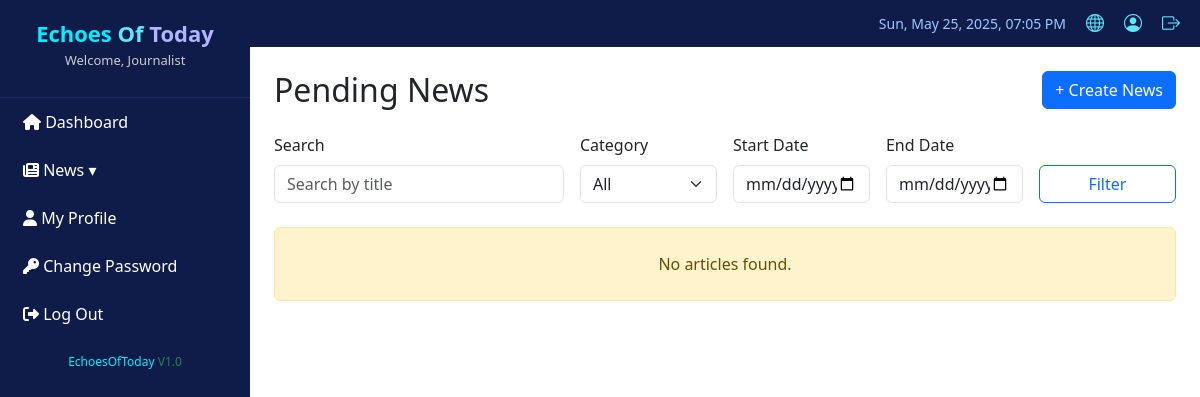
The page /journalist/newsByStatus.php?status=pending_review on the database as committed earlier.
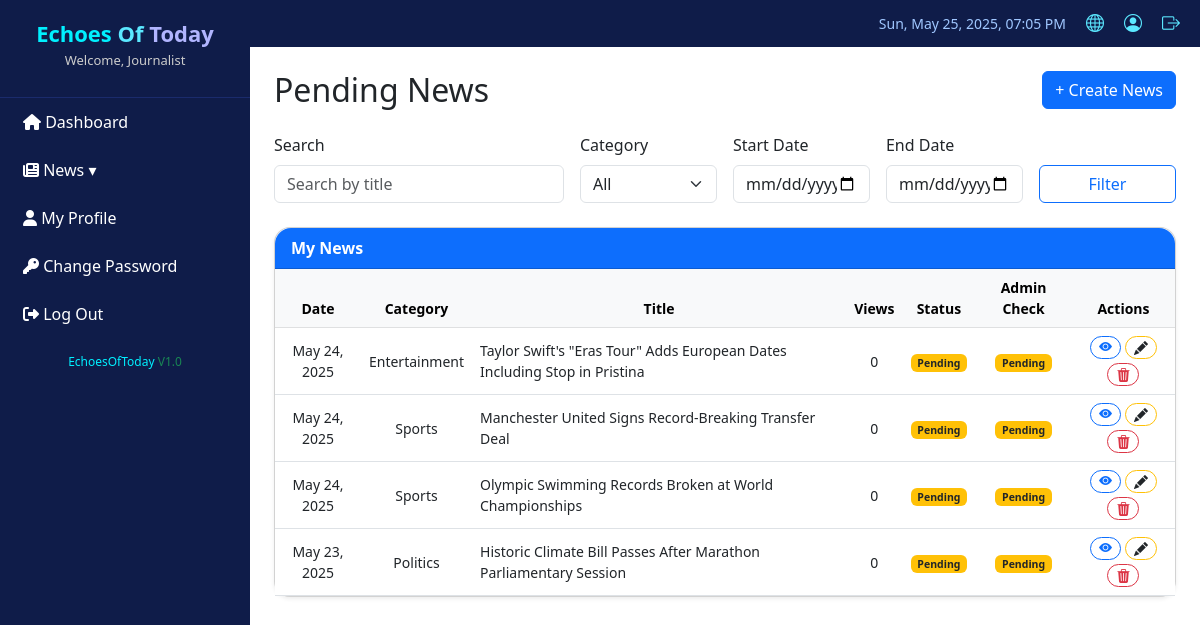
The same page on the database as committed later.
### tables this page shows
CREATE TABLE `articles` (
  `id` int(11) NOT NULL,
  `title` varchar(255) NOT NULL,
  `slug` varchar(255) NOT NULL,
  `content` longtext NOT NULL,
  `excerpt` text DEFAULT NULL,
  `featured_image` varchar(255) DEFAULT NULL,
  `author_id` int(11) NOT NULL,
  `category_id` int(11) NOT NULL,
  `status` enum('pending_review','published','rejected') DEFAULT 'pending_review',
  `is_featured` tinyint(1) DEFAULT 0,
  `trending` tinyint(1) DEFAULT 0,
  `youtube_link` varchar(255) DEFAULT NULL,
  `has_video` tinyint(1) DEFAULT 0,
  `view_count` int(11) DEFAULT 0,
  `published_at` timestamp NULL DEFAULT NULL,
  `created_at` timestamp NOT NULL DEFAULT current_timestamp(),
  `updated_at` timestamp NOT NULL DEFAULT current_timestamp() ON UPDATE current_timestamp(),
  `tags` varchar(255) DEFAULT NULL
);

CREATE TABLE `categories` (
  `id` int(11) NOT NULL,
  `name` varchar(50) NOT NULL,
  `slug` varchar(50) NOT NULL,
  `description` text DEFAULT NULL,
  `is_active` tinyint(1) DEFAULT 1,
  `display_order` int(11) DEFAULT 0,
  `created_at` timestamp NOT NULL DEFAULT current_timestamp(),
  `updated_at` timestamp NOT NULL DEFAULT current_timestamp() ON UPDATE current_timestamp()
);

### journalist/newsByStatus.php (the view, shortened to what the changed rows need)
<?php
include('../includes/db_connection.php');
$journalist_id = $_SESSION['user_id'] ?? 2;
$journalist_id = intval($journalist_id);
$allowed_statuses = [
  'published' => 'Approved News',
  'rejected' => 'Rejected News',
  'pending_review' => 'Pending News'
];
$status_filter = $_GET['status'] ?? '';
$page_title = $allowed_statuses[$status_filter];
?>
<!DOCTYPE html>
<html lang="en">
<head>
  <link rel="stylesheet" href="css/journalist_style.css">
  <link href="https://cdn.jsdelivr.net/npm/bootstrap@5.3.0/dist/css/bootstrap.min.css" rel="stylesheet" />
  <link href="https://cdn.jsdelivr.net/npm/bootstrap-icons/font/bootstrap-icons.css" rel="stylesheet" />
</head>
<body>
  <div class="d-flex">
    <?php include 'journalistNavBar.php'; ?>
    <div class="container-fluid p-0" style="margin-left: 250px;">
      <?php include 'header.php'; ?>
      <div class="p-4">
        <div class="d-flex justify-content-between align-items-center mb-4">
          <h2 class="mb-0"><?= htmlspecialchars($page_title) ?></h2>
          <a href="createNews.php" class="btn btn-primary">+ Create News</a>
        </div>
        <form method="GET" class="row g-3 mb-4">
          <div class="col-md-4">
          </div>
          <div class="col-md-2">
          </div>
          <div class="col-md-2">
          </div>
          <div class="col-md-2">
          </div>
          <div class="col-md-2 d-grid align-items-end">
          </div>
        </form>
        <?php
        $query = "
          SELECT a.*, c.name AS category_name
          FROM articles a
          LEFT JOIN categories c ON a.category_id = c.id
          WHERE a.author_id = $journalist_id
            AND a.status = '$status_filter'
        ";
        $query .= " ORDER BY a.created_at DESC";
        $articles_result = mysqli_query($conn, $query);
        $show_edit_column = true;
        include 'newsTable.php';
        ?>
      </div>
    </div>
  </div>
</body>
</html>

### journalist/newsTable.php (shortened to what the changed rows need)
<?php
if (mysqli_num_rows($articles_result) === 0) {
  echo "<div class='alert alert-warning text-center p-4'>No articles found.</div>";
  return;
}
?>
<div class="card shadow-sm rounded-4">
  <div class="card-header bg-primary text-white rounded-top-4">
    <strong>My News</strong>
  </div>
  <div class="card-body p-0">
    <table class="table table-hover align-middle mb-0">
      <thead class="table-light text-center">
        <tr>
          <th scope="col">Date</th>
          <th scope="col">Category</th>
          <th scope="col">Title</th>
          <th scope="col">Views</th>
          <th scope="col">Status</th>
          <th scope="col">Admin Check</th>
          <?php if (isset($show_edit_column) && $show_edit_column): ?>
            <th scope="col">Actions</th>
          <?php endif; ?>
        </tr>
      </thead>
      <tbody>
        <?php while ($article = mysqli_fetch_assoc($articles_result)): ?>
          <tr class="text-center">
            <td><?= date("M d, Y", strtotime($article['created_at'])) ?></td>
            <td><?= htmlspecialchars($article['category_name']) ?></td>
            <td class="text-start"><?= htmlspecialchars($article['title']) ?></td>
            <td><?= intval($article['view_count']) ?></td>
            <td>
              <?php
              switch ($article['status']) {
                case 'pending_review':
                  echo '<span class="badge bg-warning text-dark">Pending</span>';
                  break;
              }
              ?>
            </td>
            <td>
              <?php
              switch ($article['status']) {
                case 'pending_review':
                  echo '<span class="badge bg-warning text-dark">Pending</span>';
                  break;
              }
              ?>
            </td>
            <?php if (isset($show_edit_column) && $show_edit_column): ?>
              <td>
                <div class="d-flex justify-content-center gap-1 flex-wrap">
                  <a href="viewNews.php?id=<?= $article['id'] ?>" class="btn btn-outline-primary btn-sm py-0 px-2 rounded-pill">
                    <i class="bi bi-eye-fill"></i>
                  </a>
                  <?php if (in_array($article['status'], ['pending_review', 'rejected'])): ?>
                    <a href="editNews.php?id=<?= $article['id'] ?>"
                      class="btn btn-outline-warning btn-sm py-0 px-2 rounded-pill text-dark">
                      <i class="bi bi-pencil-fill"></i>
                    </a>
                    <button type="button"
                      class="btn btn-outline-danger btn-sm py-0 px-2 rounded-pill"
                      data-bs-toggle="modal"
                      data-bs-target="#deleteModal"
                      onclick="setDeleteArticleId(<?= $article['id'] ?>)">
                      <i class="bi bi-trash3-fill"></i>
                    </button>
                  <?php endif; ?>
                </div>
              </td>
            <?php endif; ?>
          </tr>
        <?php endwhile; ?>
      </tbody>
    </table>
  </div>
</div>

Rows that differ between the two databases and show on the page:
now on this page (row edited): articles: created_at "May 24, 2025", category.name "Entertainment", title "Taylor Swift's \"Eras Tour\" Adds European Dates Including Stop in Pristina", view_count "0", status "Pending"
now on this page (row edited): articles: created_at "May 24, 2025", category.name "Sports", title "Manchester United Signs Record-Breaking Transfer Deal", view_count "0", status "Pending"
now on this page (row edited): articles: created_at "May 24, 2025", category.name "Sports", title "Olympic Swimming Records Broken at World Championships", view_count "0", status "Pending"
now on this page (row edited): articles: created_at "May 23, 2025", category.name "Politics", title "Historic Climate Bill Passes After Marathon Parliamentary Session", view_count "0", status "Pending"
Other text that changed with them:
text no longer shown: "No articles found."
text now shown: "My News Date Category Title Views Status Admin Check Actions"
